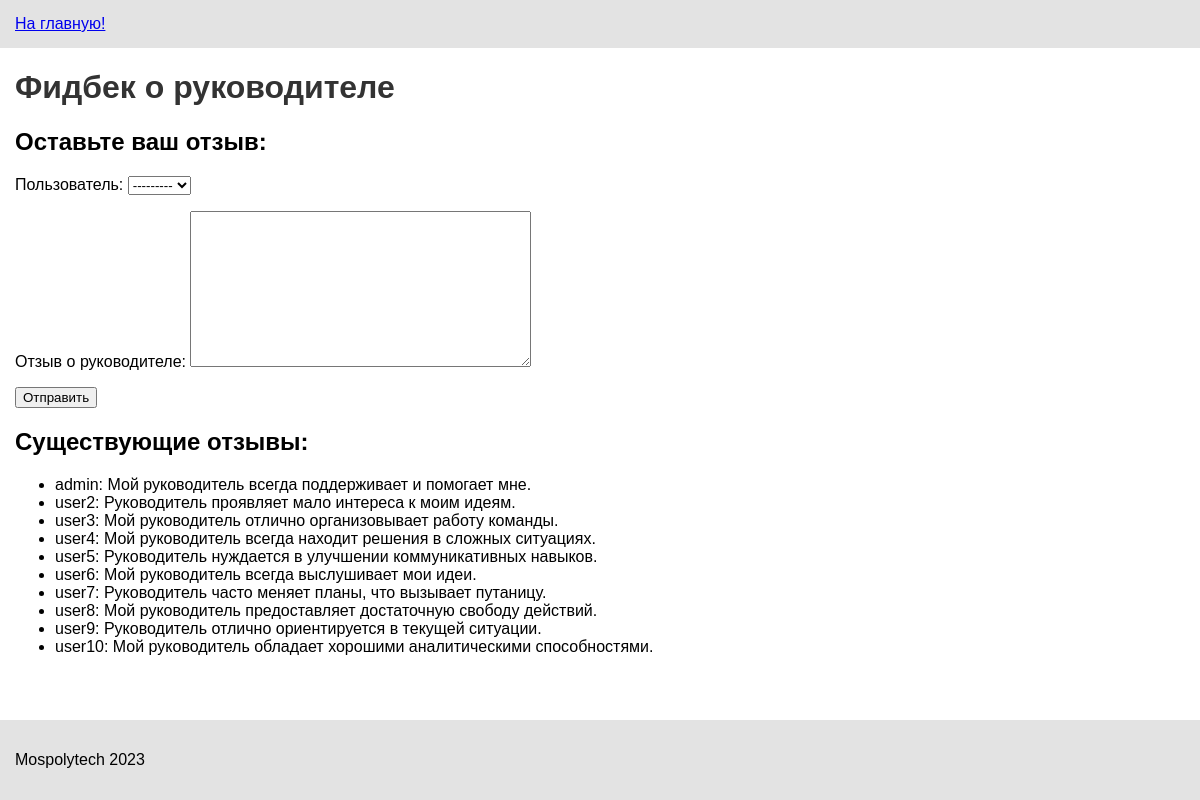
Page /onlinerating/feedback/manager/ on the committed database.
### onlinerating/models.py (models this page shows, shortened)
class ManagerFeedback(models.Model):
    user = models.ForeignKey(User, on_delete=models.CASCADE, verbose_name="Пользователь")
    feedback = models.TextField(verbose_name="Отзыв о руководителе")
    history = HistoricalRecords()
    class Meta:
        verbose_name = "Отзыв о руководителе"
        verbose_name_plural = "Отзывы о руководителях"

### onlinerating/views.py (the view)
# urls.py: path('feedback/manager/', views.manager_feedback_view, name='manager_feedback'),
def manager_feedback_view(request):
    if request.method == 'POST':
        form = ManagerFeedbackForm(request.POST)
        if form.is_valid():
            form.save()
            return redirect('onlinerating:manager_feedback')
    else:
        form = ManagerFeedbackForm()
    feedbacks = ManagerFeedback.objects.all()
    return render(request, 'onlinerating/manager_feedback.html', {'form': form, 'feedbacks': feedbacks})

### onlinerating/forms.py
class ManagerFeedbackForm(forms.ModelForm):
    class Meta:
        model = ManagerFeedback
        fields = ['user', 'feedback']

### onlinerating/templates/onlinerating/manager_feedback.html (shortened to what this page needs)
{% extends 'onlinerating/base.html' %}
{% load static %}
{% block content %}
    <h1>Фидбек о руководителе</h1>
    <h2>Оставьте ваш отзыв:</h2>
    <form method="post">
        {{ form.as_p }}
        <button type="submit">Отправить</button>
    </form>
    <h2>Существующие отзывы:</h2>
    <ul>
        {% for feedback in feedbacks %}
            <li>{{ feedback.user.username }}: {{ feedback.feedback }}</li>
        {% endfor %}
    </ul>
{% endblock %}

### onlinerating/static/onlinerating/style.css (style rules this page uses)
html { height: 100%; padding: 0; margin: 0; }
body { font-family: Arial, sans-serif; display: flex; flex-direction: column; height: 100%; padding: 0; margin: 0; }
h1 { color: #333; }

### rows in the picture
ManagerFeedback: user.username "admin", feedback "Мой руководитель всегда поддерживает и помогает мне."
ManagerFeedback: user.username "user2", feedback "Руководитель проявляет мало интереса к моим идеям."
ManagerFeedback: user.username "user3", feedback "Мой руководитель отлично организовывает работу команды."
ManagerFeedback: user.username "user4", feedback "Мой руководитель всегда находит решения в сложных ситуациях."
ManagerFeedback: user.username "user5", feedback "Руководитель нуждается в улучшении коммуникативных навыков."
ManagerFeedback: user.username "user6", feedback "Мой руководитель всегда выслушивает мои идеи."
ManagerFeedback: user.username "user7", feedback "Руководитель часто меняет планы, что вызывает путаницу."
ManagerFeedback: user.username "user8", feedback "Мой руководитель предоставляет достаточную свободу действий."
ManagerFeedback: user.username "user9", feedback "Руководитель отлично ориентируется в текущей ситуации."
ManagerFeedback: user.username "user10", feedback "Мой руководитель обладает хорошими аналитическими способностями."
